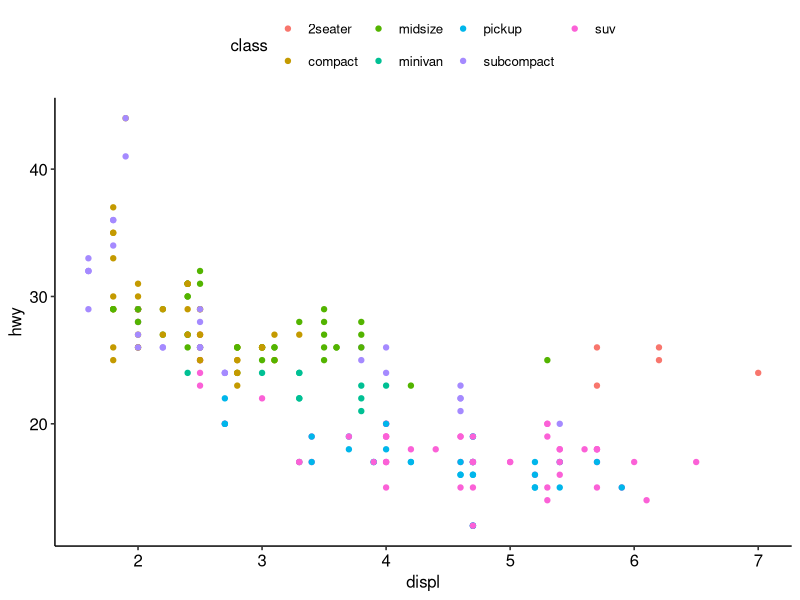
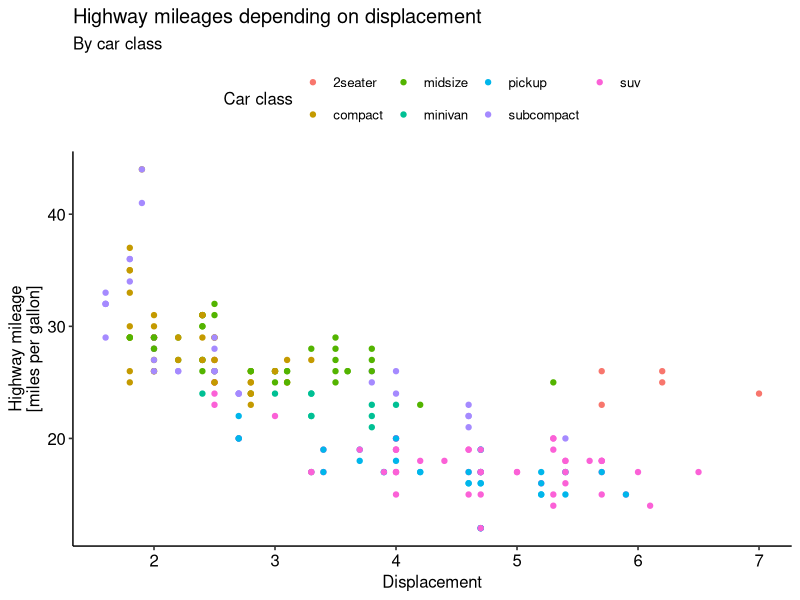
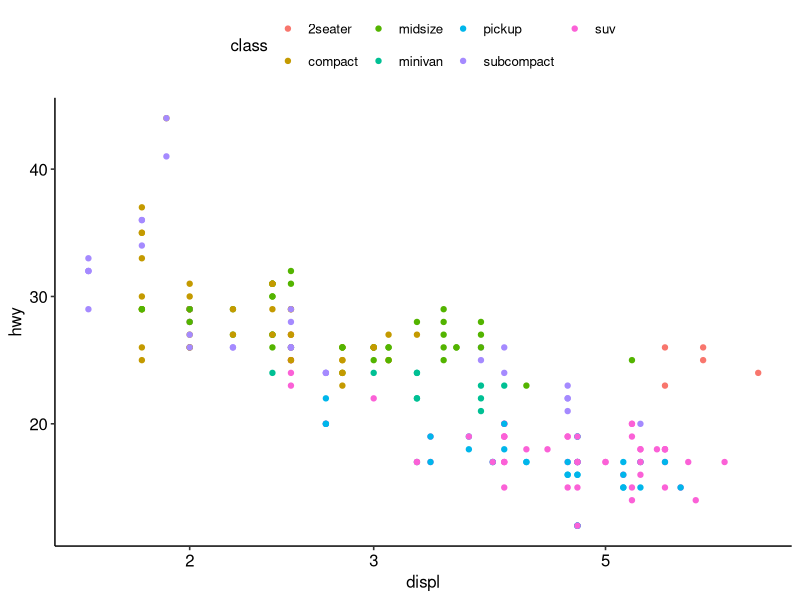
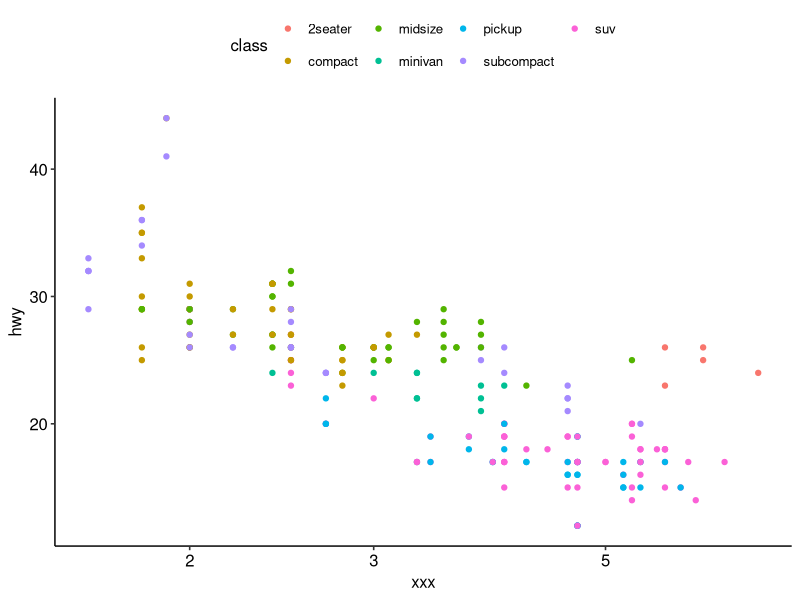
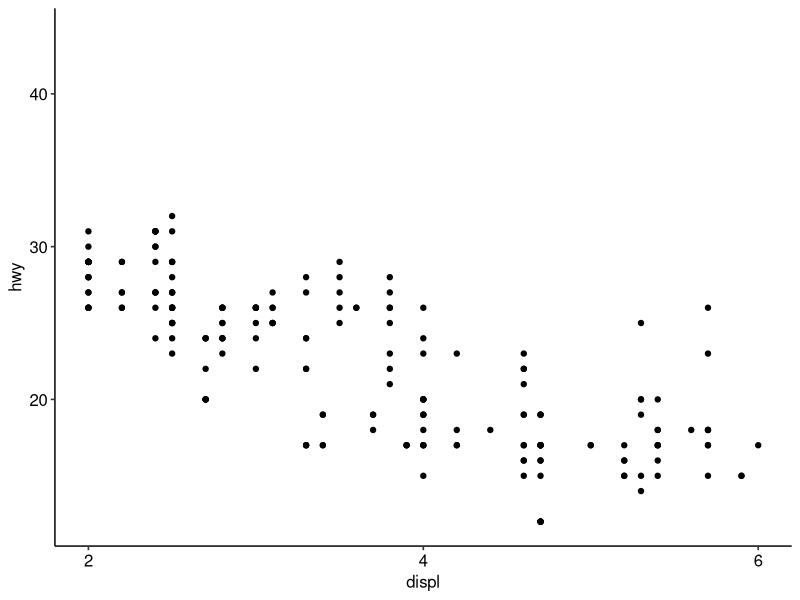
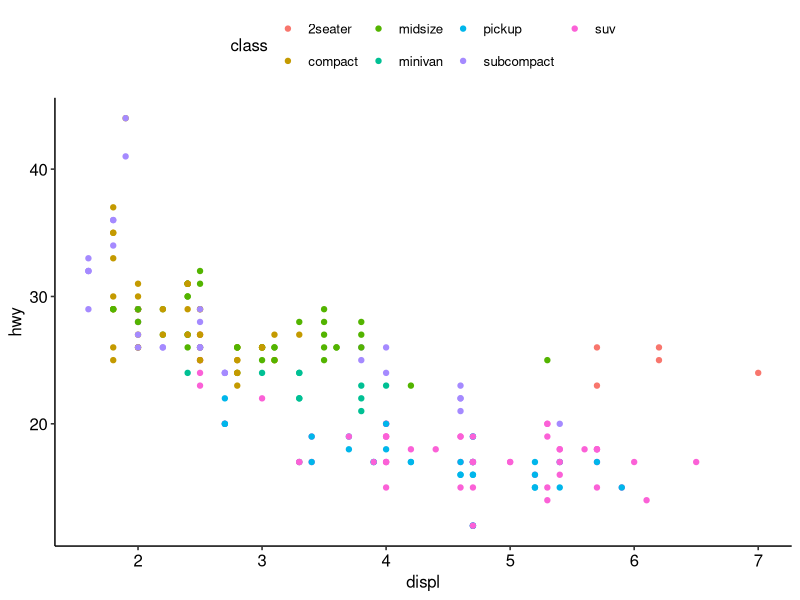
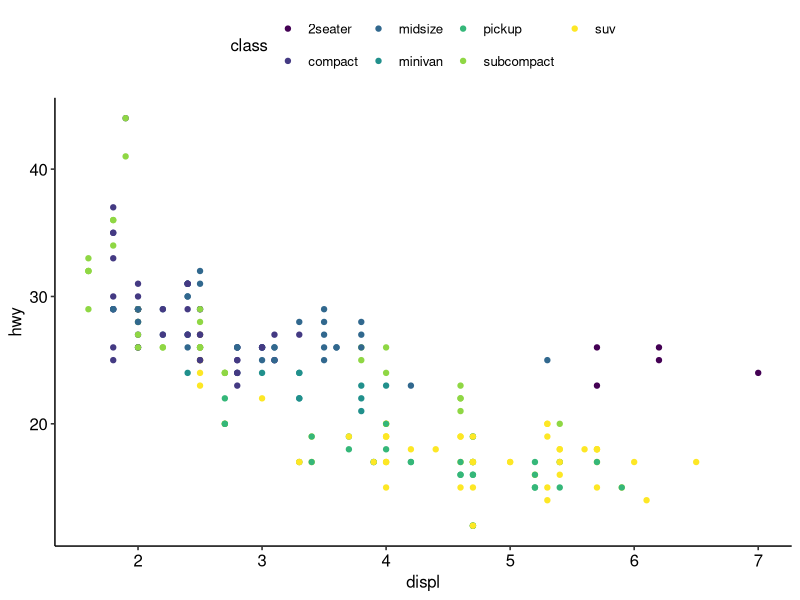
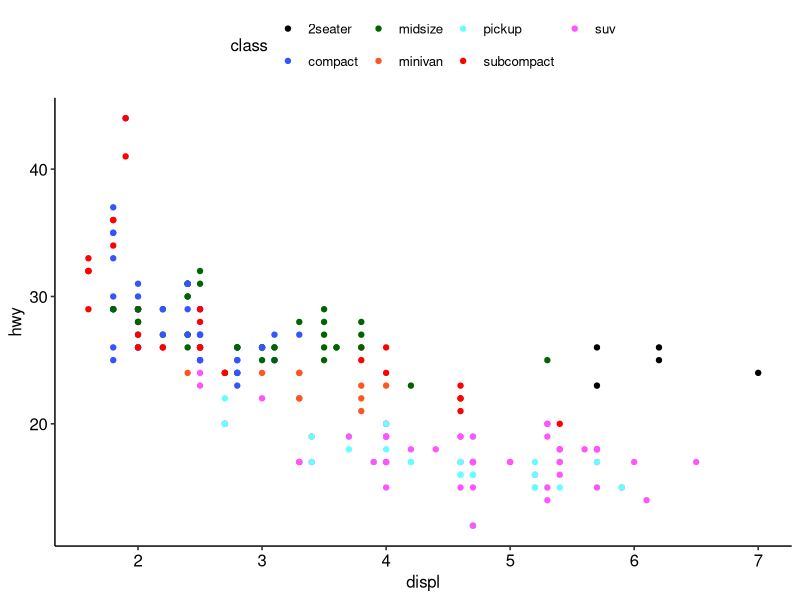

The R script that drew these images, in order:
## ---- chunk 1
rm(list = ls())
## ---- chunk 2
### Scales

## ---- chunk 3
library(tidyverse)
library(ggpubr)
theme_set(theme_pubr())
## ---- chunk 4
# Base plot to start with
## ---- chunk 5
ggplot(
  data = mpg,
  mapping = aes(x = displ, y = hwy, color = class)
) +
  geom_point()
## ---- chunk 6
# Add descriptive labels: the labs() function
## ---- chunk 7
ggplot(
  data = mpg,
  mapping = aes(x = displ, y = hwy, color = class)
) +
  geom_point() +
  labs(
    x = "Displacement",
    y = "Highway mileage\n[miles per gallon]",
    color = "Car class",
    title = "Highway mileages depending on displacement",
    subtitle = "By car class"
  )
## ---- chunk 8
# Change scale to log scale
## ---- chunk 9
ggplot(
  data = mpg,
  mapping = aes(x = displ, y = hwy, color = class)
) +
  geom_point() +
  scale_x_log10()
## ---- chunk 10
# Name in scale_() overwrites labs() without warning!
## ---- chunk 11
ggplot(
  data = mpg,
  mapping = aes(x = displ, y = hwy, color = class)
) +
  geom_point() +
  labs(
    x = "Displacement"
  ) +
  scale_x_log10(name = "xxx")
## ---- chunk 12
# showcase manual axis scaling: limits, breaks, labels
## ---- chunk 13
ggplot(mpg, aes(displ, hwy)) +
  geom_point() +
  scale_x_continuous(limits = c(2, 6), breaks = c(2, 4, 6))
## ---- chunk 14
# default color palette
## ---- chunk 15
ggplot(
  data = mpg,
  mapping = aes(x = displ, y = hwy)
) +
  geom_point(aes(color = class)) +
  scale_color_hue()
## ---- chunk 16
# show viridis color palette (discrete)
## ---- chunk 17
ggplot(
  data = mpg,
  mapping = aes(x = displ, y = hwy)
) +
  geom_point(aes(color = class)) +
  scale_color_viridis_d()
## ---- chunk 18
# show how to set manual colors
# useful for many discrete levels or levels with color meaning
## ---- chunk 19
ggplot(
  data = mpg,
  mapping = aes(x = displ, y = hwy)
) +
  geom_point(aes(color = class)) +
  scale_color_manual(values = c(
    "2seater" = "#000000",
    "compact" = "#3355FF",
    "midsize" = "#006400",
    "minivan" = "#FF5522",
    "pickup" = "#66FFFF",
    "subcompact" = "#FF0000",
    "suv" = "#FF55FF"
  ))
